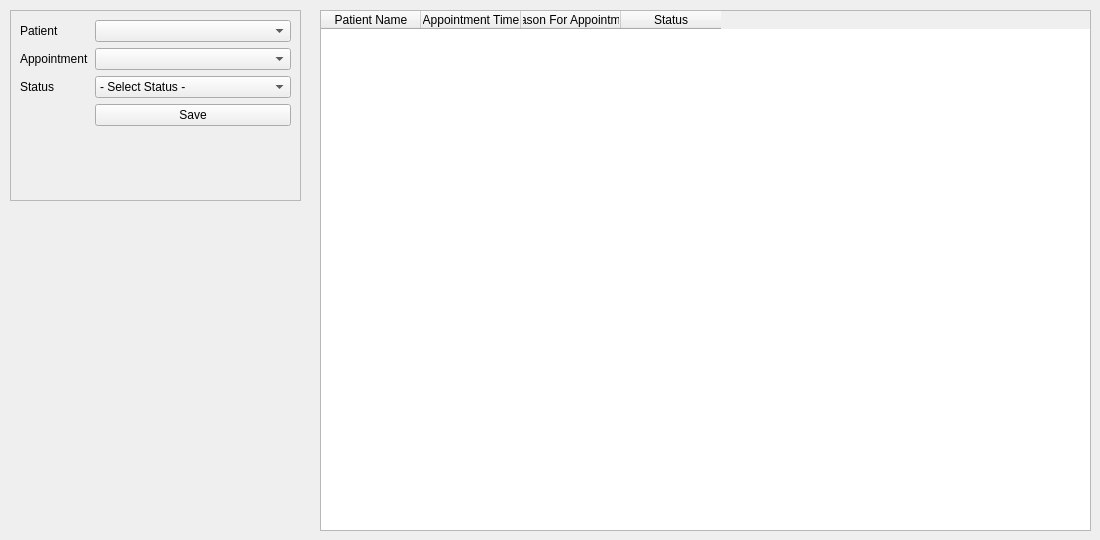
          <widget class="QWidget" name="page2_updateStatus">
           <widget class="QFrame" name="frame_9">
            <property name="geometry">
             <rect>
              <x>10</x>
              <y>10</y>
              <width>291</width>
              <height>191</height>
             </rect>
            </property>
            <property name="frameShape">
             <enum>QFrame::StyledPanel</enum>
            </property>
            <property name="frameShadow">
             <enum>QFrame::Raised</enum>
            </property>
            <layout class="QVBoxLayout" name="verticalLayout_13">
             <item>
              <layout class="QFormLayout" name="formLayout">
               <item row="0" column="0">
                <widget class="QLabel" name="updateAppointment_l1_name">
                 <property name="text">
                  <string>Patient</string>
                 </property>
                </widget>
               </item>
               <item row="0" column="1">
                <widget class="QComboBox" name="updateAppointment_t1_name"/>
               </item>
               <item row="2" column="0">
                <widget class="QLabel" name="updateAppointment_l3_status">
                 <property name="text">
                  <string>Status</string>
                 </property>
                </widget>
               </item>
               <item row="2" column="1">
                <widget class="QComboBox" name="updateAppointment_t3_status">
                 <item>
                  <property name="text">
                   <string>- Select Status -</string>
                  </property>
                 </item>
                 <item>
                  <property name="text">
                   <string>Checked In</string>
                  </property>
                 </item>
                 <item>
                  <property name="text">
                   <string>Complete</string>
                  </property>
                 </item>
                </widget>
               </item>
               <item row="3" column="1">
                <layout class="QHBoxLayout" name="updateCancelLayout_8">
                 <item>
                  <widget class="QPushButton" name="adminCheckIn">
                   <property name="text">
                    <string>Save</string>
                   </property>
                  </widget>
                 </item>
                </layout>
               </item>
               <item row="1" column="0">
                <widget class="QLabel" name="updateAppointment_l2_time">
                 <property name="text">
                  <string>Appointment</string>
                 </property>
                </widget>
               </item>
               <item row="1" column="1">
                <widget class="QComboBox" name="updateAppointment_t2_time"/>
               </item>
              </layout>
             </item>
            </layout>
           </widget>
           <widget class="QTableWidget" name="appointmentTable">
            <property name="geometry">
             <rect>
              <x>320</x>
              <y>10</y>
              <width>771</width>
              <height>521</height>
             </rect>
            </property>
            <property name="sizePolicy">
             <sizepolicy hsizetype="Expanding" vsizetype="Expanding">
              <horstretch>10</horstretch>
              <verstretch>0</verstretch>
             </sizepolicy>
            </property>
            <property name="editTriggers">
             <set>QAbstractItemView::NoEditTriggers</set>
            </property>
            <attribute name="verticalHeaderCascadingSectionResizes">
             <bool>false</bool>
            </attribute>
            <column>
             <property name="text">
              <string>Patient Name</string>
             </property>
            </column>
            <column>
             <property name="text">
              <string>Appointment Time</string>
             </property>
            </column>
            <column>
             <property name="text">
              <string>Reason For Appointment</string>
             </property>
            </column>
            <column>
             <property name="text">
              <string>Status</string>
             </property>
            </column>
           </widget>
          </widget>
